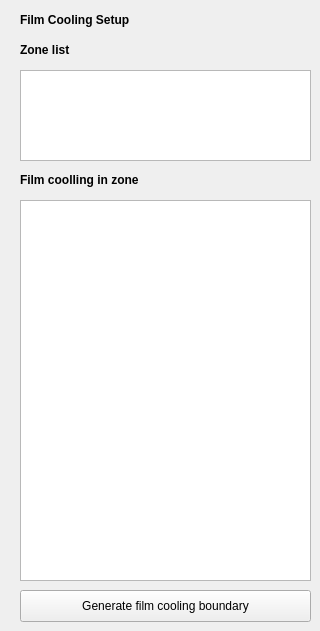
             <widget class="QWidget" name="filmCool">
              <widget class="QLabel" name="label_2">
               <property name="geometry">
                <rect>
                 <x>20</x>
                 <y>0</y>
                 <width>141</width>
                 <height>41</height>
                </rect>
               </property>
               <property name="text">
                <string>&lt;html&gt;&lt;head/&gt;&lt;body&gt;&lt;p&gt;&lt;span style=&quot; font-weight:700;&quot;&gt;Film Cooling Setup&lt;/span&gt;&lt;/p&gt;&lt;/body&gt;&lt;/html&gt;</string>
               </property>
              </widget>
              <widget class="QListWidget" name="Zone_list_2">
               <property name="geometry">
                <rect>
                 <x>20</x>
                 <y>70</y>
                 <width>291</width>
                 <height>91</height>
                </rect>
               </property>
              </widget>
              <widget class="QLabel" name="label_8">
               <property name="geometry">
                <rect>
                 <x>20</x>
                 <y>30</y>
                 <width>141</width>
                 <height>41</height>
                </rect>
               </property>
               <property name="text">
                <string>&lt;html&gt;&lt;head/&gt;&lt;body&gt;&lt;p&gt;&lt;span style=&quot; font-weight:700;&quot;&gt;Zone list&lt;/span&gt;&lt;/p&gt;&lt;/body&gt;&lt;/html&gt;</string>
               </property>
              </widget>
              <widget class="QLabel" name="label_11">
               <property name="geometry">
                <rect>
                 <x>20</x>
                 <y>160</y>
                 <width>161</width>
                 <height>41</height>
                </rect>
               </property>
               <property name="text">
                <string>&lt;html&gt;&lt;head/&gt;&lt;body&gt;&lt;p&gt;&lt;span style=&quot; font-weight:700;&quot;&gt;Film coolling in zone&lt;/span&gt;&lt;/p&gt;&lt;/body&gt;&lt;/html&gt;</string>
               </property>
              </widget>
              <widget class="QListWidget" name="FilmCooling_List">
               <property name="geometry">
                <rect>
                 <x>20</x>
                 <y>200</y>
                 <width>291</width>
                 <height>381</height>
                </rect>
               </property>
              </widget>
              <widget class="QPushButton" name="generate_film_boundary">
               <property name="geometry">
                <rect>
                 <x>20</x>
                 <y>590</y>
                 <width>291</width>
                 <height>32</height>
                </rect>
               </property>
               <property name="text">
                <string>Generate film cooling boundary</string>
               </property>
              </widget>
             </widget>
